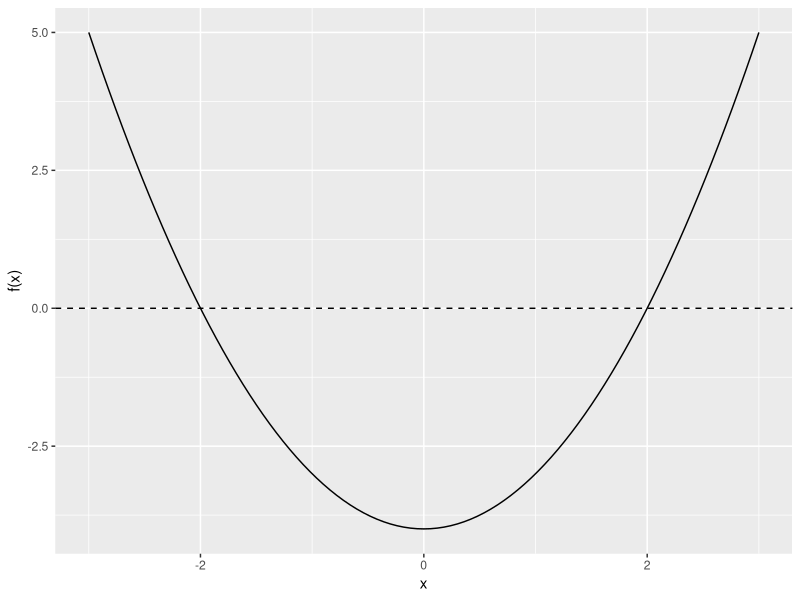
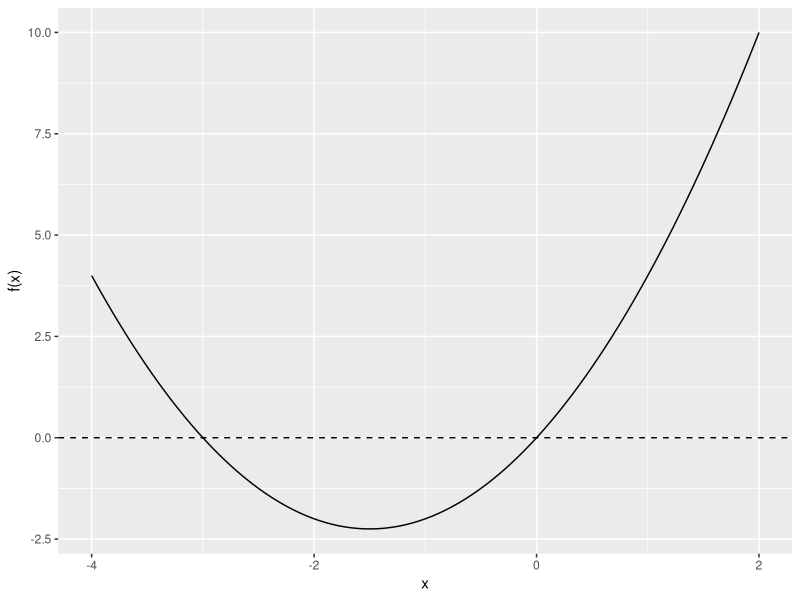

Write R code to recreate these figures, in order.
## ---- chunk 1
log(16)
## ---- chunk 2
# example
y <- 1:5
log(prod(y))
sum(log(y))
## ---- chunk 3
# load packages
library(ggplot2)

# create function
f <- function(x) x^2 - 4

# plot the function to see the two solutions
ggplot() +
  xlim(-3, 3) + 
  stat_function(fun = f) +
  geom_hline(yintercept = 0, linetype = "dashed") +
  labs(y = "f(x)", 
       x = "x")
## ---- chunk 4
log(7)
## ---- chunk 5
exp(2)
## ---- chunk 6
log(16) / log(2)
## ---- chunk 7
3 * exp(2)
## ---- chunk 8
sqrt(exp(3) - 1)
## ---- chunk 9
# load packages
library(ggplot2)

# create function
f <- function(x) x^2 + 3*x

# plot the function to see the two solutions
ggplot() +
  xlim(-4, 2) + 
  stat_function(fun = f) +
  geom_hline(yintercept = 0, linetype = "dashed") +
  labs(y = "f(x)", 
       x = "x")
